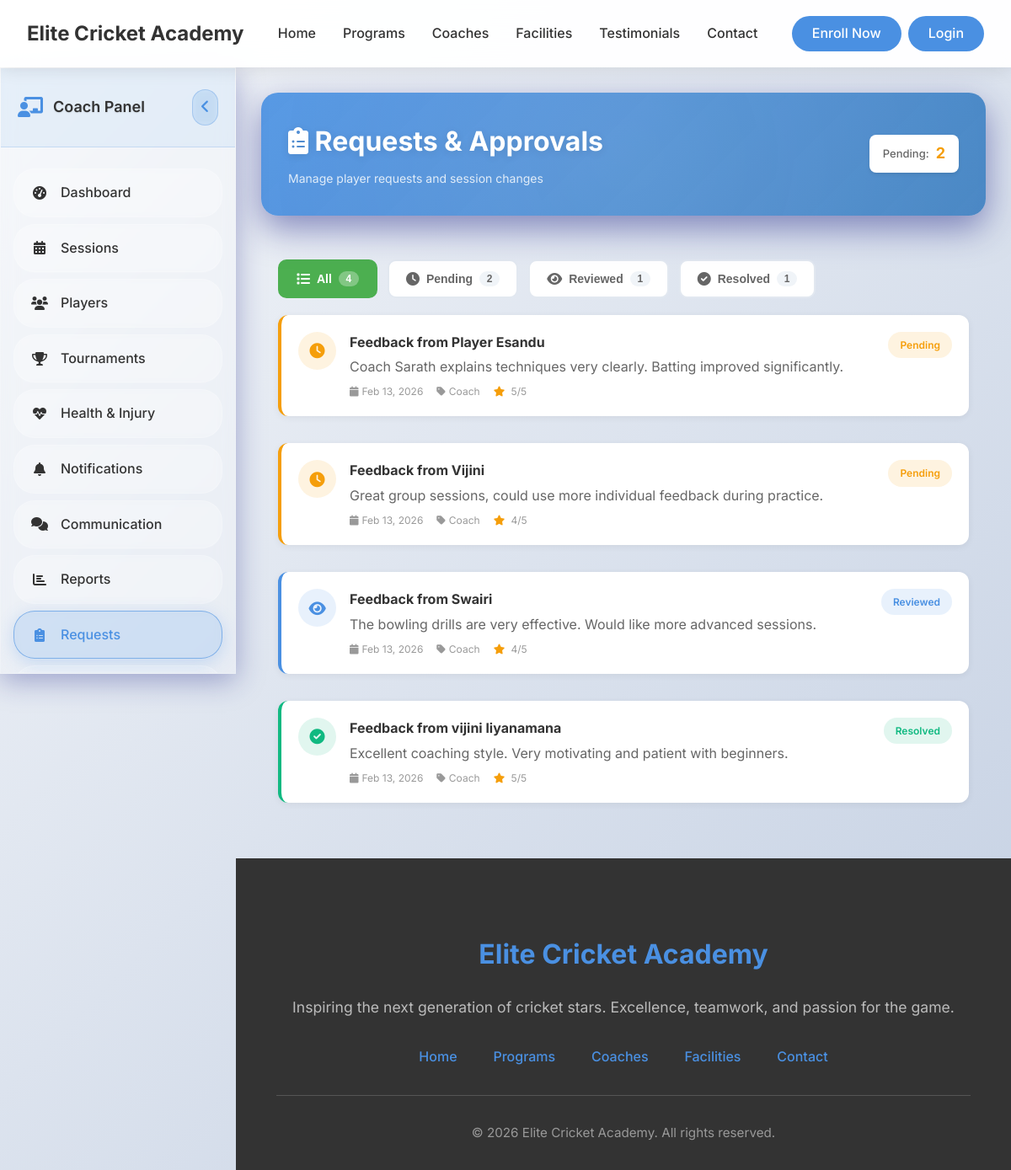
Screenshot of /coach/requests (signed in) with the database file from the repository.
### tables this page shows
CREATE TABLE `feedback` (
  `FeedbackID` int(11) NOT NULL,
  `FromUserID` int(11) NOT NULL,
  `ToUserID` int(11) NOT NULL,
  `Content` text NOT NULL,
  `Rating` int(11) DEFAULT NULL COMMENT 'Rating from 1 to 5',
  `Category` enum('coach','trainer','facility','equipment','shop','general') DEFAULT NULL,
  `CreatedDate` datetime DEFAULT current_timestamp(),
  `Status` enum('pending','reviewed','resolved') DEFAULT 'pending'
);

CREATE TABLE `user` (
  `UserID` int(11) NOT NULL,
  `Name` varchar(255) NOT NULL,
  `DateOfBirth` date NOT NULL,
  `PhoneNumber` varchar(20) DEFAULT NULL,
  `Email` varchar(255) NOT NULL,
  `Address` text DEFAULT NULL,
  `School` varchar(255) DEFAULT NULL COMMENT 'School or educational institution',
  `Role` enum('Admin','ShopEmployee','Coach','Trainer','Player') NOT NULL,
  `Username` varchar(100) NOT NULL,
  `PasswordHash` varchar(255) NOT NULL,
  `DateJoined` datetime DEFAULT current_timestamp(),
  `Status` enum('active','inactive') DEFAULT 'active',
  `RequiresPasswordChange` tinyint(1) DEFAULT 0 COMMENT 'Force password change on first login',
  `PasswordChangeDeadline` datetime DEFAULT NULL COMMENT 'Deadline for mandatory password change',
  `LastLoginAt` datetime DEFAULT NULL COMMENT 'Track last successful login',
  `LoginAttempts` int(11) DEFAULT 0 COMMENT 'Failed login attempts counter',
  `AccountLockedUntil` datetime DEFAULT NULL COMMENT 'Account lock expiry time',
  `CreatedBy` int(11) DEFAULT NULL COMMENT 'Admin who created this user',
  `Notes` text DEFAULT NULL COMMENT 'Admin notes about the user',
  `ProfileImage` varchar(255) DEFAULT NULL COMMENT 'Relative path to user profile image (e.g., uploads/profile_images/profile_1_123456789.jpg)'
);

### app/controllers/Coach.php (called while the page is built, shortened)
<?php
class Coach extends Controller {
    public function requests() {
        $coachId = $_SESSION['user_id'];
        $userModel = $this->model('M_Users');
        $feedbacks = $userModel->getFeedbackForUser($coachId);
        $pendingCount = count(array_filter($feedbacks, function($f) { return $f->Status == 'pending'; }));
        $reviewedCount = count(array_filter($feedbacks, function($f) { return $f->Status == 'reviewed'; }));
        $resolvedCount = count(array_filter($feedbacks, function($f) { return $f->Status == 'resolved'; }));
        $data = [
            'title' => 'Requests & Approvals - Elite Cricket Academy',
            'feedbacks' => $feedbacks,
            'pendingCount' => $pendingCount,
            'reviewedCount' => $reviewedCount,
            'resolvedCount' => $resolvedCount
        ];
        $this->view('coach/requests', $data);
    }
}
?>

### app/libraries/Core.php (called while the page is built, shortened)
<?php
class Core {
    protected $currentMethod = 'index';
    public function __construct() {
        $url = $this->getURL();
        if($url && file_exists('../app/controllers/' . ucwords($url[0]) . '.php')) {
            unset($url[0]);
        }
        $this->currentController = new $this->currentController;
        if(isset($url[1])) {
            if(method_exists($this->currentController, $url[1])) {
                $this->currentMethod = $url[1];
                unset($url[1]);
            }
        }
        $this->param = $url ? array_values($url) : [];
        call_user_func_array([$this->currentController, $this->currentMethod], $this->param);
    }
    public function getURL() {
        if(isset($_GET['url'])) {
            $url = rtrim($_GET['url'], '/');
            $url = filter_var($url, FILTER_SANITIZE_URL);
            $url = explode('/', $url);
            return $url;
        }
    }
}
?>

### public/index.php (called while the page is built, shortened)
<?php
    $ini = new Core();
?>

### app/libraries/Database.php (called while the page is built, shortened)
<?php
    class Database {
        private $host = DB_HOST;
        private $user = DB_USER;
        private $password = DB_PASS;
        private $dbname = DB_NAME;
        private $dbh;
        private $statement;
        public function __construct() {
            $dsn = "mysql:host=". $this->host .";dbname=". $this->dbname;
            $options = array(
                PDO::ATTR_PERSISTENT => true,
                PDO::ATTR_ERRMODE => PDO::ERRMODE_EXCEPTION
            );
            try {
                $this->dbh = new PDO($dsn, $this->user, $this->password, $options);
                $this->dbh->setAttribute(PDO::ATTR_CASE, PDO::CASE_NATURAL);
                $this->dbh->setAttribute(PDO::ATTR_ERRMODE, PDO::ERRMODE_EXCEPTION);
                $this->dbh->setAttribute(PDO::ATTR_DEFAULT_FETCH_MODE, PDO::FETCH_OBJ);
            } catch (PDOException $e) {
                $this->error = $e->getMessage();
                echo "Connection failed: " . $this->error;
            }
        }
        public function query($sql) {
            $this->statement = $this->dbh->prepare($sql);
    }
    public function bind($param, $value, $type = null) {
            if (is_null($type)) {
                switch(true){
                    case is_int($value):
                        $type = PDO::PARAM_INT;
                        break;
                }
            }
            $this->statement->bindValue($param, $value, $type);
        }
        public function execute() {
            try {
                $result = $this->statement->execute();
                return $result;
            } catch (PDOException $e) {
                error_log("Database execution error: " . $e->getMessage());
                error_log("SQL Error Info: " . print_r($this->statement->errorInfo(), true));
                return false;
            }
        }
        public function resultSet() {
            $this->execute();
            return $this->statement->fetchAll(PDO::FETCH_OBJ);
        }
    }
?>

### app/models/M_Users.php (called while the page is built, shortened)
<?php
class M_Users {
    private $db;
    public function __construct() {
        $this->db = new Database();
    }
    public function getFeedbackForUser($userId) {
        $this->db->query('SELECT
            f.FeedbackID, f.Content, f.Rating, f.Category, f.Status, f.CreatedDate,
            u.Name as FromUserName, u.Email as FromUserEmail
        FROM feedback f
        JOIN User u ON f.FromUserID = u.UserID
        WHERE f.ToUserID = :userId
        ORDER BY f.CreatedDate DESC');
        $this->db->bind(':userId', $userId);
        return $this->db->resultSet();
    }
}
?>

### app/views/coach/requests.php (the view, shortened to what this page needs)
<?php require_once APPROOT . '/views/inc/components/header.php'; ?>
<link rel="stylesheet" href="<?php echo URLROOT; ?>/css/coach-dashboard.css">
<link rel="stylesheet" href="<?php echo URLROOT; ?>/css/coach-requests.css">
    <div class="coach-layout">
        <div class="coach-sidebar" id="coachSidebar">
            <div class="sidebar-header">
                <div class="coach-logo">
                    <i class="fas fa-chalkboard-teacher"></i>
                    <h3>Coach Panel</h3>
                </div>
                <button class="sidebar-toggle" id="sidebarToggle">
                    <i class="fas fa-angle-left"></i>
                </button>
            </div>
            <nav class="sidebar-nav">
                <ul class="nav-menu">
                    <li class="nav-item">
                        <a href="<?php echo URLROOT; ?>/coach/dashboard" class="nav-link" data-tooltip="Dashboard">
                            <i class="fas fa-tachometer-alt"></i>
                            <span>Dashboard</span>
                        </a>
                    </li>
                    <li class="nav-item">
                        <a href="<?php echo URLROOT; ?>/coach/sessions" class="nav-link" data-tooltip="Sessions">
                            <i class="fas fa-calendar-alt"></i>
                            <span>Sessions</span>
                        </a>
                    </li>
                    <li class="nav-item">
                        <a href="<?php echo URLROOT; ?>/coach/players" class="nav-link" data-tooltip="Players">
                            <i class="fas fa-users"></i>
                            <span>Players</span>
                        </a>
                    </li>
                    <li class="nav-item">
                        <a href="<?php echo URLROOT; ?>/coach/tournaments" class="nav-link" data-tooltip="Tournaments">
                            <i class="fas fa-trophy"></i>
                            <span>Tournaments</span>
                        </a>
                    </li>
                    <li class="nav-item">
                        <a href="<?php echo URLROOT; ?>/coach/health" class="nav-link" data-tooltip="Health & Injury">
                            <i class="fas fa-heartbeat"></i>
                            <span>Health & Injury</span>
                        </a>
                    </li>
                    <li class="nav-item">
                        <a href="<?php echo URLROOT; ?>/coach/notifications" class="nav-link" data-tooltip="Notifications">
                            <i class="fas fa-bell"></i>
                            <span>Notifications</span>
                        </a>
                    </li>
                    <li class="nav-item">
                        <a href="<?php echo URLROOT; ?>/coach/communication" class="nav-link" data-tooltip="Communication">
                            <i class="fas fa-comments"></i>
                            <span>Communication</span>
                        </a>
                    </li>
                    <li class="nav-item">
                        <a href="<?php echo URLROOT; ?>/coach/reports" class="nav-link" data-tooltip="Reports">
                            <i class="fas fa-chart-bar"></i>
                            <span>Reports</span>
                        </a>
                    </li>
                    <li class="nav-item active">
                        <a href="<?php echo URLROOT; ?>/coach/requests" class="nav-link" data-tooltip="Requests">
                            <i class="fas fa-clipboard-list"></i>
                            <span>Requests</span>
                        </a>
                    </li>
                    <li class="nav-item">
                        <a href="<?php echo URLROOT; ?>/coach/events" class="nav-link" data-tooltip="Events">
                        </a>
                    </li>
                </ul>
            </nav>
        </div>
        <div class="main-content">
            <div class="dashboard-header">
                <div class="header-content">
                    <div class="header-left">
                        <h1>
                            <i class="fas fa-clipboard-list"></i>
                            Requests & Approvals
                        </h1>
                        <p style="margin: 0; opacity: 0.9; font-size: 14px;">Manage player requests and session changes</p>
                    </div>
                    <div class="header-actions">
                        <div class="stats-badge">
                            <span class="badge-label">Pending:</span>
                            <span class="badge-value" id="pendingCount"><?php echo $data['pendingCount']; ?></span>
                        </div>
                    </div>
                </div>
            </div>
            <div class="requests-content">
                <div class="filter-tabs">
                    <button class="tab-btn active" data-filter="all">
                        <i class="fas fa-list"></i>
                        All <span class="count"><?php echo count($data['feedbacks']); ?></span>
                    </button>
                    <button class="tab-btn" data-filter="pending">
                        <i class="fas fa-clock"></i>
                        Pending <span class="count"><?php echo $data['pendingCount']; ?></span>
                    </button>
                    <button class="tab-btn" data-filter="reviewed">
                        <i class="fas fa-eye"></i>
                        Reviewed <span class="count"><?php echo $data['reviewedCount']; ?></span>
                    </button>
                    <button class="tab-btn" data-filter="resolved">
                        <i class="fas fa-check-circle"></i>
                        Resolved <span class="count"><?php echo $data['resolvedCount']; ?></span>
                    </button>
                </div>
                <div class="requests-list" id="requestsList">
                    <?php if (!empty($data['feedbacks'])): ?>
                        <?php foreach ($data['feedbacks'] as $feedback): ?>
                        <?php
                        $statusColors = ['pending' => '#f59e0b', 'reviewed' => '#4A90E2', 'resolved' => '#10b981'];
                        $sColor = $statusColors[$feedback->Status] ?? '#666';
                        $statusIcons = ['pending' => 'fa-clock', 'reviewed' => 'fa-eye', 'resolved' => 'fa-check-circle'];
                        $sIcon = $statusIcons[$feedback->Status] ?? 'fa-circle';
                        ?>
                        <div class="request-item" data-status="<?php echo $feedback->Status; ?>" style="background: white; border-radius: 12px; padding: 20px; margin-bottom: 16px; box-shadow: 0 2px 8px rgba(0,0,0,0.06); border-left: 4px solid <?php echo $sColor; ?>;">
                            <div style="display: flex; justify-content: space-between; align-items: start;">
                                <div style="display: flex; gap: 16px; align-items: start;">
                                    <div style="width: 45px; height: 45px; background: <?php echo $sColor; ?>20; border-radius: 50%; display: flex; align-items: center; justify-content: center; color: <?php echo $sColor; ?>; flex-shrink: 0;">
                                        <i class="fas <?php echo $sIcon; ?>" style="font-size: 18px;"></i>
                                    </div>
                                    <div>
                                        <h4 style="margin: 0 0 4px 0; color: #333; font-size: 16px;">
                                            Feedback from <?php echo htmlspecialchars($feedback->FromUserName); ?>
                                        </h4>
                                        <p style="margin: 0 0 8px 0; color: #666; line-height: 1.5;">
                                            <?php echo htmlspecialchars($feedback->Content); ?>
                                        </p>
                                        <div style="display: flex; gap: 16px; font-size: 12px; color: #999;">
                                            <span><i class="fas fa-calendar" style="margin-right: 4px;"></i><?php echo date('M d, Y', strtotime($feedback->CreatedDate)); ?></span>
                                            <span><i class="fas fa-tag" style="margin-right: 4px;"></i><?php echo ucfirst($feedback->Category); ?></span>
                                            <span>
                                                <i class="fas fa-star" style="margin-right: 4px; color: #f59e0b;"></i>
                                                <?php echo $feedback->Rating; ?>/5
                                            </span>
                                        </div>
                                    </div>
                                </div>
                                <span style="background: <?php echo $sColor; ?>20; color: <?php echo $sColor; ?>; padding: 6px 14px; border-radius: 20px; font-size: 12px; font-weight: 600; text-transform: capitalize; white-space: nowrap;">
                                    <?php echo $feedback->Status; ?>
                                </span>
                            </div>
                        </div>
                        <?php endforeach; ?>
                    <?php endif; ?>
                </div>
            </div>
        </div>
    </div>
<?php require_once APPROOT . '/views/inc/components/footer.php'; ?>

### rows the page displays
feedback: FromUserID.Name "Player Esandu", Content "Coach Sarath explains techniques very clearly. Batting improved significantly.", CreatedDate "Feb 13, 2026", Category "Coach", Rating "5", Status "Pending"
feedback: FromUserID.Name "Vijini", Content "Great group sessions, could use more individual feedback during practice.", CreatedDate "Feb 13, 2026", Category "Coach", Rating "4", Status "Pending"
feedback: FromUserID.Name "Swairi", Content "The bowling drills are very effective. Would like more advanced sessions.", CreatedDate "Feb 13, 2026", Category "Coach", Rating "4", Status "Reviewed"
feedback: FromUserID.Name "vijini liyanamana", Content "Excellent coaching style. Very motivating and patient with beginners.", CreatedDate "Feb 13, 2026", Category "Coach", Rating "5", Status "Resolved"

### other values shown
$data['pendingCount'] "2"
count($data['feedbacks']) "4"
$data['reviewedCount'] "1"
$data['resolvedCount'] "1"
